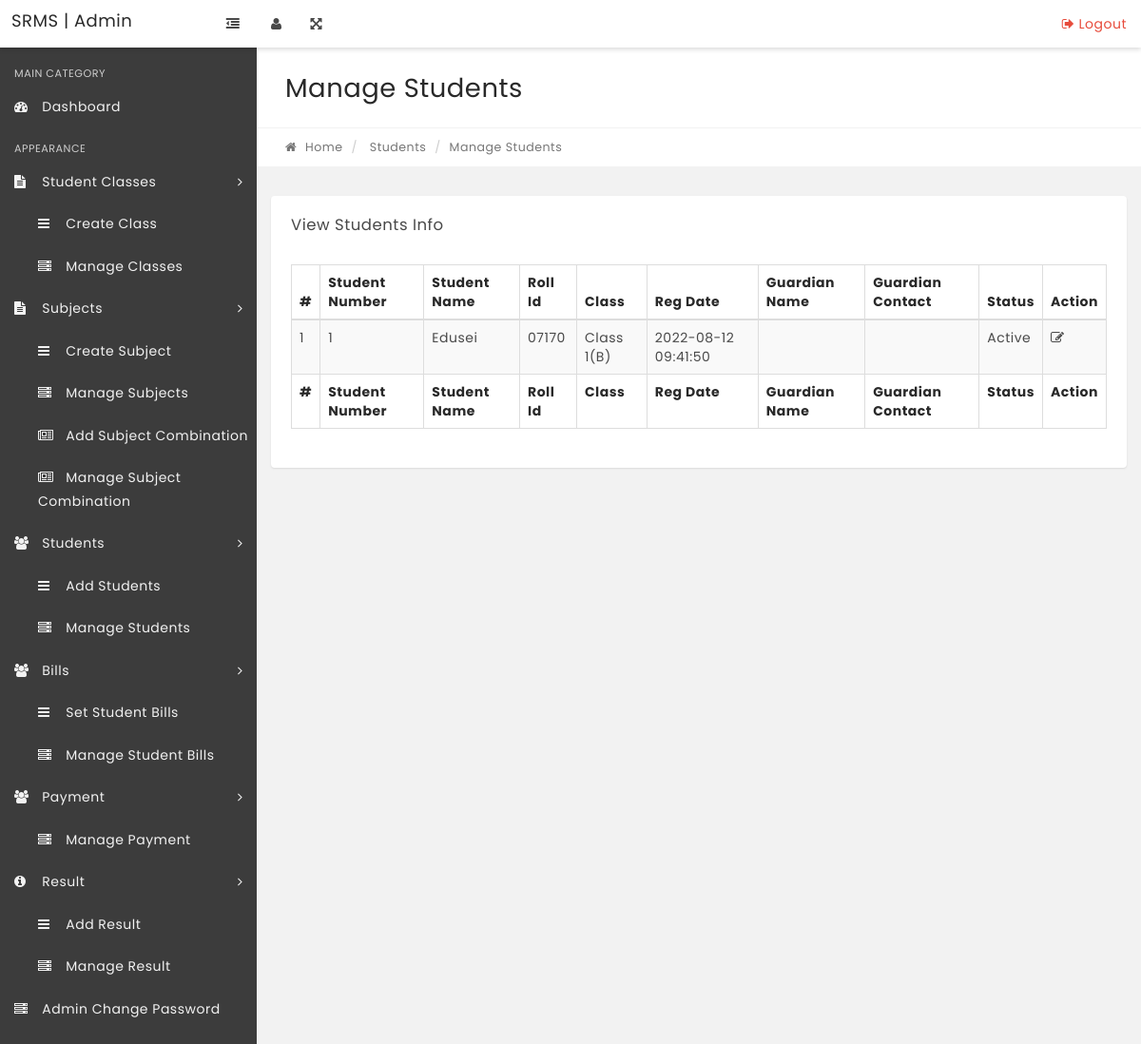
Before: /manage-students.php with the older database file.
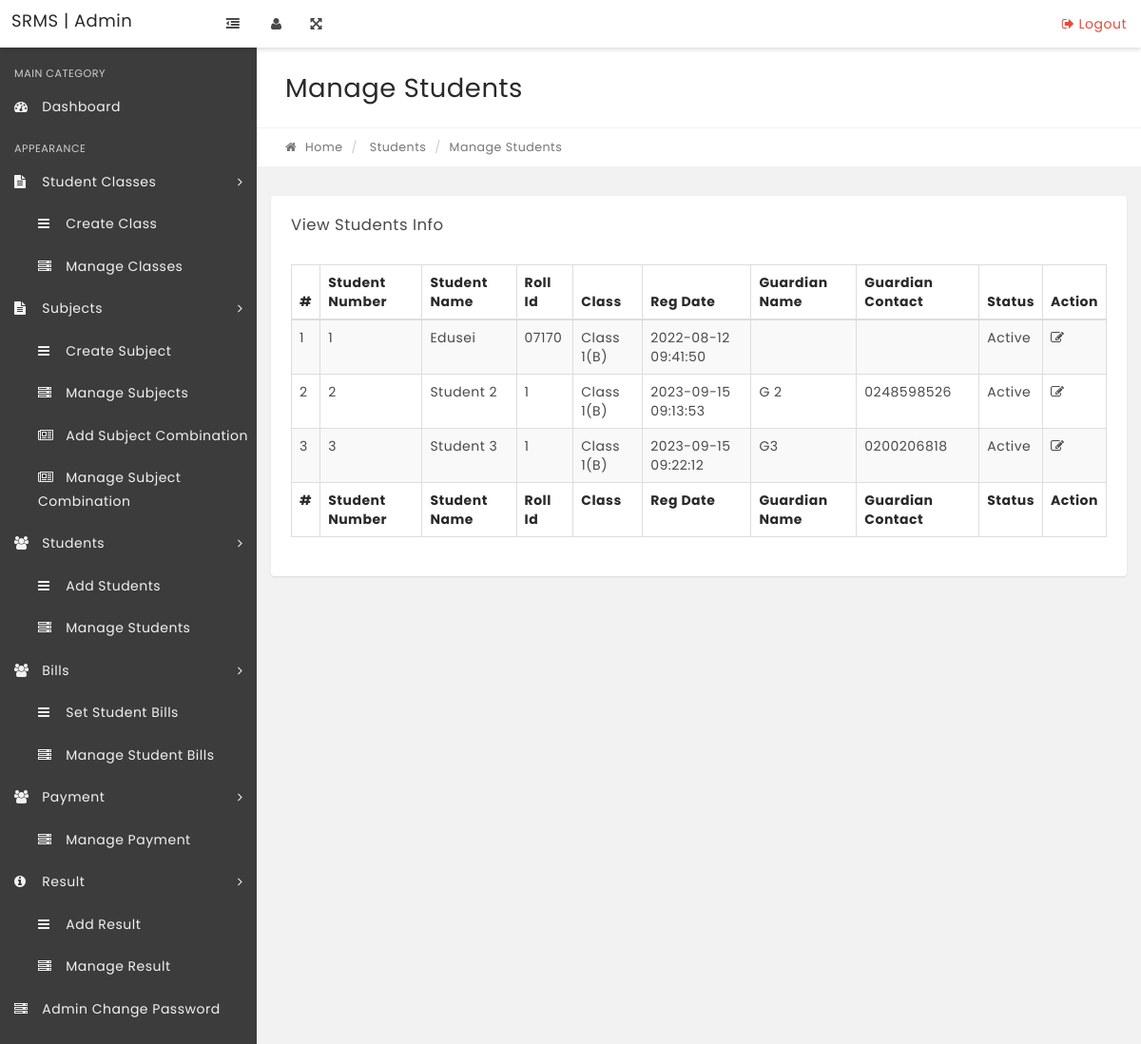
After: the same page with the newer database file.
### tables this page shows
CREATE TABLE `tblstudents` (
  `StudentId` int(11) NOT NULL,
  `StudentName` varchar(100) NOT NULL,
  `RollId` varchar(100) NOT NULL,
  `StudentEmail` varchar(100) NOT NULL,
  `Gender` varchar(10) NOT NULL,
  `DOB` varchar(100) NOT NULL,
  `ClassId` int(11) NOT NULL,
  `RegDate` timestamp NOT NULL DEFAULT current_timestamp(),
  `UpdationDate` timestamp NULL DEFAULT NULL ON UPDATE current_timestamp(),
  `Status` int(1) NOT NULL,
  `guardianName` varchar(250) DEFAULT NULL,
  `guardianContact` varchar(250) DEFAULT NULL
);

CREATE TABLE `tblclasses` (
  `id` int(11) NOT NULL,
  `ClassName` varchar(80) DEFAULT NULL,
  `ClassNameNumeric` int(4) NOT NULL,
  `Section` varchar(5) NOT NULL,
  `CreationDate` timestamp NOT NULL DEFAULT current_timestamp(),
  `UpdationDate` timestamp NOT NULL DEFAULT '0000-00-00 00:00:00' ON UPDATE current_timestamp()
);

### manage-students.php (the view, shortened to what this page needs)
<?php
include('includes/config.php');
if(strlen($_SESSION['alogin'])=="")
    {
    header("Location: index.php");
    }
    else{
?>
<!DOCTYPE html>
<html lang="en">
    <head>
        <link rel="stylesheet" href="css/bootstrap.min.css" media="screen" >
        <link rel="stylesheet" href="css/font-awesome.min.css" media="screen" >
        <link rel="stylesheet" href="css/animate-css/animate.min.css" media="screen" >
        <link rel="stylesheet" href="css/lobipanel/lobipanel.min.css" media="screen" >
        <link rel="stylesheet" href="css/prism/prism.css" media="screen" >
        <link rel="stylesheet" type="text/css" href="js/DataTables/datatables.min.css"/>
        <link rel="stylesheet" href="css/main.css" media="screen" >
    </head>
    <body class="top-navbar-fixed">
        <div class="main-wrapper">
   <?php include('includes/topbar.php');?>
            <div class="content-wrapper">
                <div class="content-container">
<?php include('includes/leftbar.php');?>
                    <div class="main-page">
                        <div class="container-fluid">
                            <div class="row page-title-div">
                                <div class="col-md-6">
                                    <h2 class="title">Manage Students</h2>
                                </div>
                            </div>
                            <div class="row breadcrumb-div">
                                <div class="col-md-6">
                                    <ul class="breadcrumb">
            							<li><a href="dashboard.php"><i class="fa fa-home"></i> Home</a></li>
                                        <li> Students</li>
            							<li class="active">Manage Students</li>
            						</ul>
                                </div>
                            </div>
                        </div>
                        <section class="section">
                            <div class="container-fluid">
                                <div class="row">
                                    <div class="col-md-12">
                                        <div class="panel">
                                            <div class="panel-heading">
                                                <div class="panel-title">
                                                    <h5>View Students Info</h5>
                                                </div>
                                            </div>
                                            <div class="panel-body p-20">
                                                <table id="example" class="display table table-striped table-bordered" cellspacing="0" width="100%">
                                                    <thead>
                                                        <tr>
                                                            <th>#</th>
                                                            <th>Student Number</th>
                                                            <th>Student Name</th>
                                                            <th>Roll Id</th>
                                                            <th>Class</th>
                                                            <th>Reg Date</th>
                                                            <th>Guardian Name</th>
                                                            <th>Guardian Contact</th>
                                                            <th>Status</th>
                                                            <th>Action</th>
                                                        </tr>
                                                    </thead>
                                                    <tfoot>
                                                        <tr>
                                                          <th>#</th>
                                                          <th>Student Number</th>
                                                            <th>Student Name</th>
                                                            <th>Roll Id</th>
                                                            <th>Class</th>
                                                            <th>Reg Date</th>
                                                            <th>Guardian Name</th>
                                                            <th>Guardian Contact</th>
                                                            <th>Status</th>
                                                            <th>Action</th>
                                                        </tr>
                                                    </tfoot>
                                                    <tbody>
<?php $sql = "SELECT tblstudents.StudentName,tblstudents.RollId,tblstudents.RegDate,tblstudents.StudentId,tblstudents.Status,tblclasses.ClassName,tblclasses.Section,tblstudents.guardianName, tblstudents.guardianContact from tblstudents join tblclasses on tblclasses.id=tblstudents.ClassId";
$query = $dbh->prepare($sql);
$query->execute();
$results=$query->fetchAll(PDO::FETCH_OBJ);
$cnt=1;
if($query->rowCount() > 0)
{
foreach($results as $result)
{   ?>
<tr>
 <td><?php echo htmlentities($cnt);?></td>
 <td><?php echo htmlentities($result->StudentId);?></td>
                                                            <td><?php echo htmlentities($result->StudentName);?></td>
                                                            <td><?php echo htmlentities($result->RollId);?></td>
                                                            <td><?php echo htmlentities($result->ClassName);?>(<?php echo htmlentities($result->Section);?>)</td>
                                                            <td><?php echo htmlentities($result->RegDate);?></td>
                                                            <td><?php echo htmlentities($result->guardianName);?></td>
                                                            <td><?php echo htmlentities($result->guardianContact);?></td>
                                                             <td><?php if($result->Status==1){
echo htmlentities('Active');
}
else{
   echo htmlentities('Blocked');
}
                                                                ?></td>
<td>
<a href="edit-student.php?stid=<?php echo htmlentities($result->StudentId);?>"><i class="fa fa-edit" title="Edit Record"></i> </a>
</td>
</tr>
<?php $cnt=$cnt+1;}} ?>
                                                    </tbody>
                                                </table>
                                            </div>
                                        </div>
                                    </div>
                                                </div>
                                            </div>
                                        </div>
                                    </div>
                                </div>
                            </div>
    </body>
</html>
<?php } ?>

### includes/topbar.php (shortened to what this page needs)
<nav class="navbar top-navbar bg-white box-shadow">
          	<div class="container-fluid">
                  <div class="row">
                      <div class="navbar-header no-padding">
              			<a class="navbar-brand" href="dashboard.php">
              			    SRMS | Admin
              			</a>
                          <span class="small-nav-handle hidden-sm hidden-xs"><i class="fa fa-outdent"></i></span>
              		</div>
              		<div class="collapse navbar-collapse" id="navbar-collapse-1">
              			<ul class="nav navbar-nav" data-dropdown-in="fadeIn" data-dropdown-out="fadeOut">
                              <li class="hidden-sm hidden-xs"><a href="#" class="user-info-handle"><i class="fa fa-user"></i></a></li>
                              <li class="hidden-sm hidden-xs"><a href="#" class="full-screen-handle"><i class="fa fa-arrows-alt"></i></a></li>
              			</ul>
              			<ul class="nav navbar-nav navbar-right" data-dropdown-in="fadeIn" data-dropdown-out="fadeOut">
              				    <li><a href="logout.php" class="color-danger text-center"><i class="fa fa-sign-out"></i> Logout</a></li>
              			</ul>
              		</div>
                  </div>
          	</div>
          </nav>

### includes/leftbar.php (shortened to what this page needs)
<div class="left-sidebar bg-black-300 box-shadow ">
    <div class="sidebar-content">
        <div class="user-info closed">
        </div>
        <div class="sidebar-nav">
            <ul class="side-nav color-gray">
                <li class="nav-header">
                    <span class="">Main Category</span>
                </li>
                <li>
                    <a href="dashboard.php"><i class="fa fa-dashboard"></i> <span>Dashboard</span> </a>
                </li>
                <li class="nav-header">
                    <span class="">Appearance</span>
                </li>
                <li class="has-children">
                    <a href="#"><i class="fa fa-file-text"></i> <span>Student Classes</span> <i class="fa fa-angle-right arrow"></i></a>
                    <ul class="child-nav">
                        <li><a href="create-class.php"><i class="fa fa-bars"></i> <span>Create Class</span></a></li>
                        <li><a href="manage-classes.php"><i class="fa fa fa-server"></i> <span>Manage Classes</span></a></li>
                    </ul>
                </li>
                <li class="has-children">
                    <a href="#"><i class="fa fa-file-text"></i> <span>Subjects</span> <i class="fa fa-angle-right arrow"></i></a>
                    <ul class="child-nav">
                        <li><a href="create-subject.php"><i class="fa fa-bars"></i> <span>Create Subject</span></a></li>
                        <li><a href="manage-subjects.php"><i class="fa fa fa-server"></i> <span>Manage Subjects</span></a></li>
                        <li><a href="add-subjectcombination.php"><i class="fa fa-newspaper-o"></i> <span>Add Subject Combination </span></a></li>
                        <a href="manage-subjectcombination.php"><i class="fa fa-newspaper-o"></i> <span>Manage Subject Combination </span></a>
                </li>
            </ul>
            <li class="has-children">
                <a href="#"><i class="fa fa-users"></i> <span>Students</span> <i class="fa fa-angle-right arrow"></i></a>
                <ul class="child-nav">
                    <li><a href="add-students.php"><i class="fa fa-bars"></i> <span>Add Students</span></a></li>
                    <li><a href="manage-students.php"><i class="fa fa fa-server"></i> <span>Manage Students</span></a></li>
                </ul>
            </li>
            <li class="has-children">
                <a href="#"><i class="fa fa-users"></i> <span>Bills</span> <i class="fa fa-angle-right arrow"></i></a>
                <ul class="child-nav">
                    <li><a href="create-bill.php"><i class="fa fa-bars"></i> <span>Set Student Bills</span></a></li>
                    <li><a href="manage-bills.php"><i class="fa fa fa-server"></i> <span>Manage Student Bills</span></a></li>
                </ul>
            </li>
            <li class="has-children">
                <a href="#"><i class="fa fa-users"></i> <span>Payment</span> <i class="fa fa-angle-right arrow"></i></a>
                <ul class="child-nav">
                    <li><a href="manage-payment.php"><i class="fa fa fa-server"></i> <span>Manage Payment</span></a></li>
                </ul>
            </li>
            <li class="has-children">
                <a href="#"><i class="fa fa-info-circle"></i> <span>Result</span> <i class="fa fa-angle-right arrow"></i></a>
                <ul class="child-nav">
                    <li><a href="add-result.php"><i class="fa fa-bars"></i> <span>Add Result</span></a></li>
                    <li><a href="manage-results.php"><i class="fa fa fa-server"></i> <span>Manage Result</span></a></li>
                </ul>
            <li><a href="change-password.php"><i class="fa fa fa-server"></i> <span> Admin Change Password</span></a></li>
            </li>
        </div>
    </div>
</div>

Changed rows visible on the page:
added tblstudents: StudentId "2", StudentName "Student 2", RollId "1", tblclasses.ClassName "Class 1", tblclasses.Section "B", RegDate "2023-09-15 09:13:53", guardianName "G 2", guardianContact "0248598526"
added tblstudents: StudentId "3", StudentName "Student 3", RollId "1", tblclasses.ClassName "Class 1", tblclasses.Section "B", RegDate "2023-09-15 09:22:12", guardianName "G3", guardianContact "0200206818"
